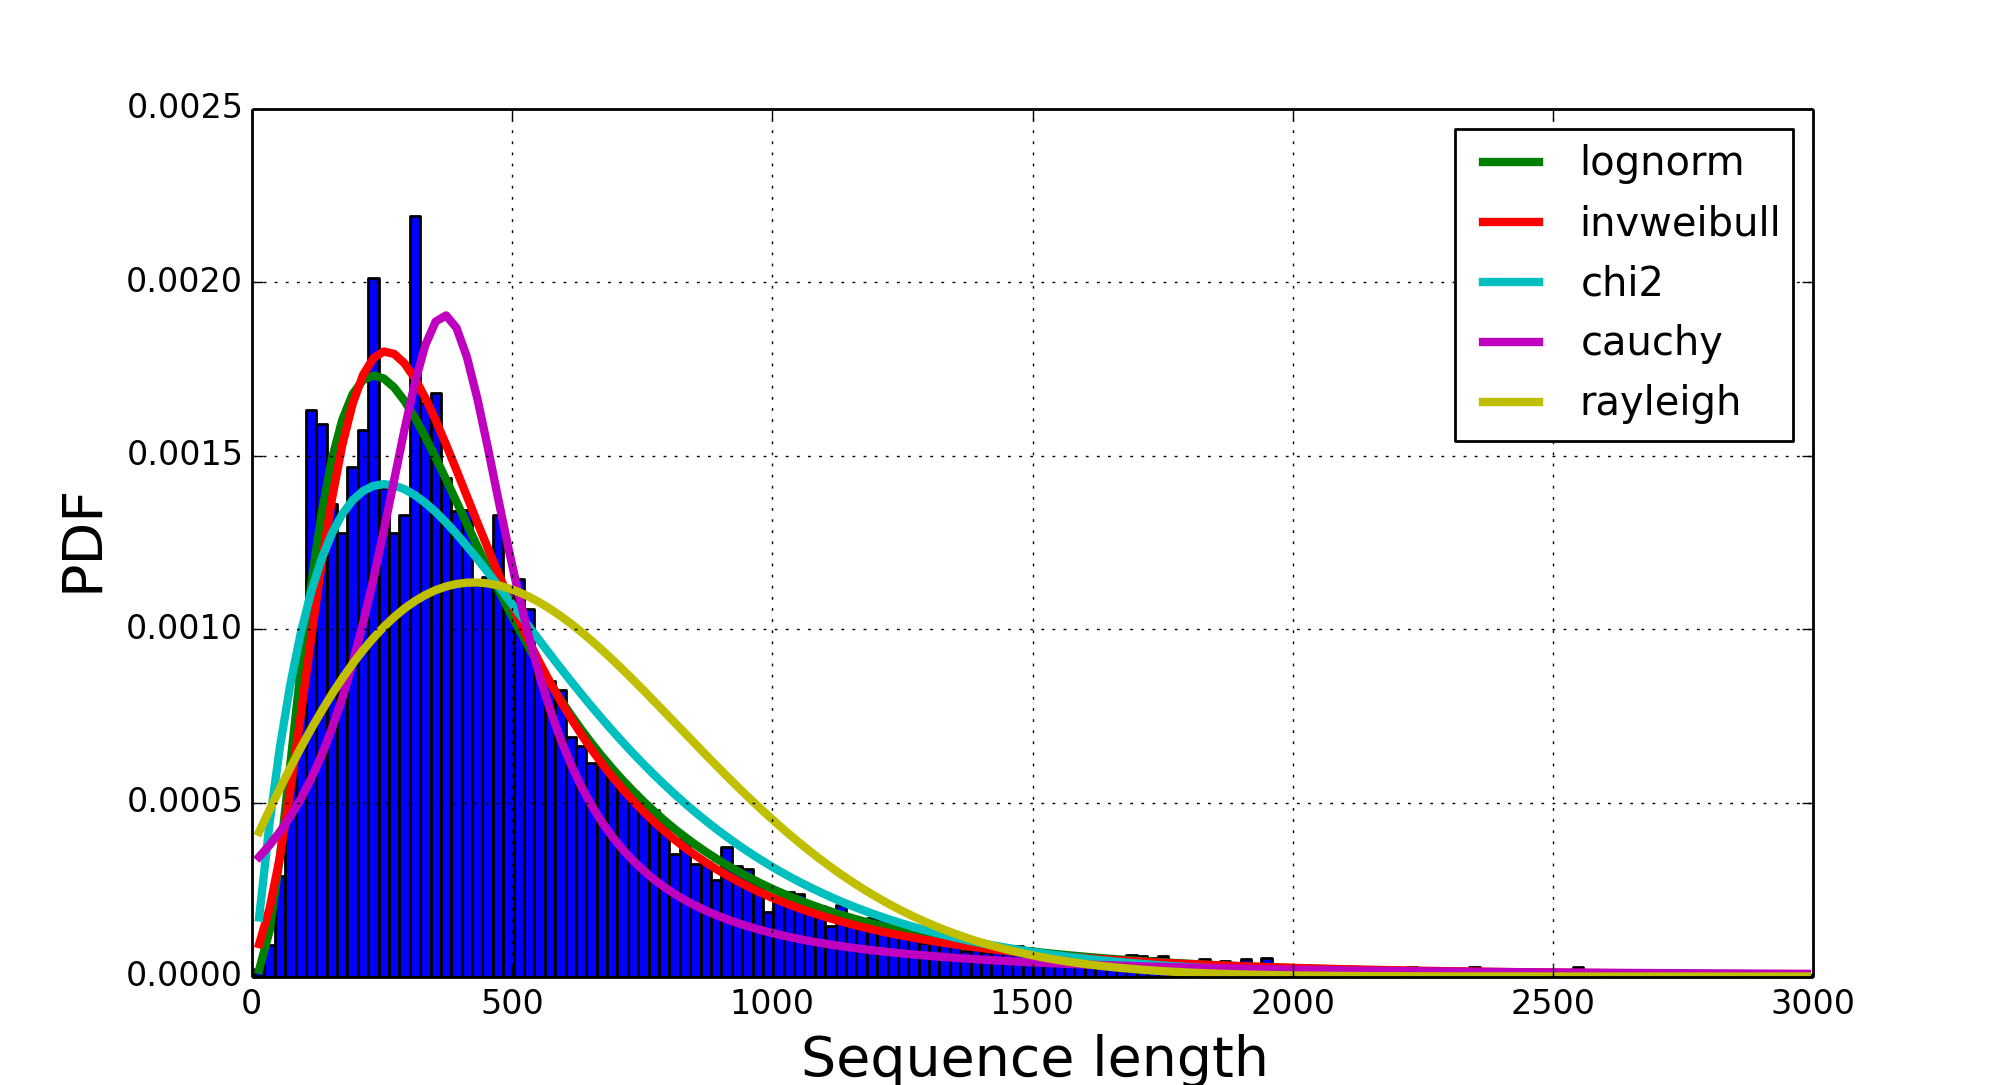

Generate this figure with Python:
# This script allows one to recreate the figure sequence_
"""
# Download data from uniprot 

# 1. First, need to get the uniprot entries for HUMAN. This can be 
# done by going to uniprot website 
i

::

    wget ftp://ftp.ebi.ac.uk/pub/databases/uniprot/knowledgebase/uniprot_sprot.fasta.gz

then un a unix shell, type::

    gunzip uniprot_sprot.fasta.gz
    grep sp uniprot_sprot.fasta  | grep HUMAN | awk '{print substr($1, 12,  length($1))}' > entries.txt

"""

from bioservices import *
u = UniProt(verbose=True)
df = pd.read_csv(StringIO.StringIO(res.content.strip()), sep="\t")
import StringIO
entries = pd.read_csv("/home/cokelaer/entries.txt", header=None)
entries = list(entries[0].as_matrix())

# This command takes a while: about 20 minutes with a good connection.
# This will download lots of fields from uniprot for each entry.
# Later on we will play with the sequence length, which could
# have been extracted from the downloaded file but this example
# if for illustration.

# obtain a dataframe filled with all data from all entries
df = u.get_df() 

# let us build a vector made of the length of the sequence.
# we restrict ourself to 3000 nucleotides
data = df[df.Length<3000].Length


# now, we may want to figure out wha kind of distribution this sample is conng
# from. We will use the package called fitter, available on pypi with a layer
# built on top of scipy (distribution and fit)
import fitter
f = fitter.Fitter(data, bins=150)
f.distributions = ['lognorm', 'chi2', 'rayleigh', 'cauchy', 'invweibull']
f.fit()
f.summary()
f.summary(lw=3)
xlabel("Sequence length", fontsize=20)
ylabel("PDF", fontsize=20)
savefig("sequence_length_fitting.png", dpi=200)
savefig("sequence_length_fitting.eps", dpi=200)
savefig("sequence_length_fitting.svg", dpi=200)








